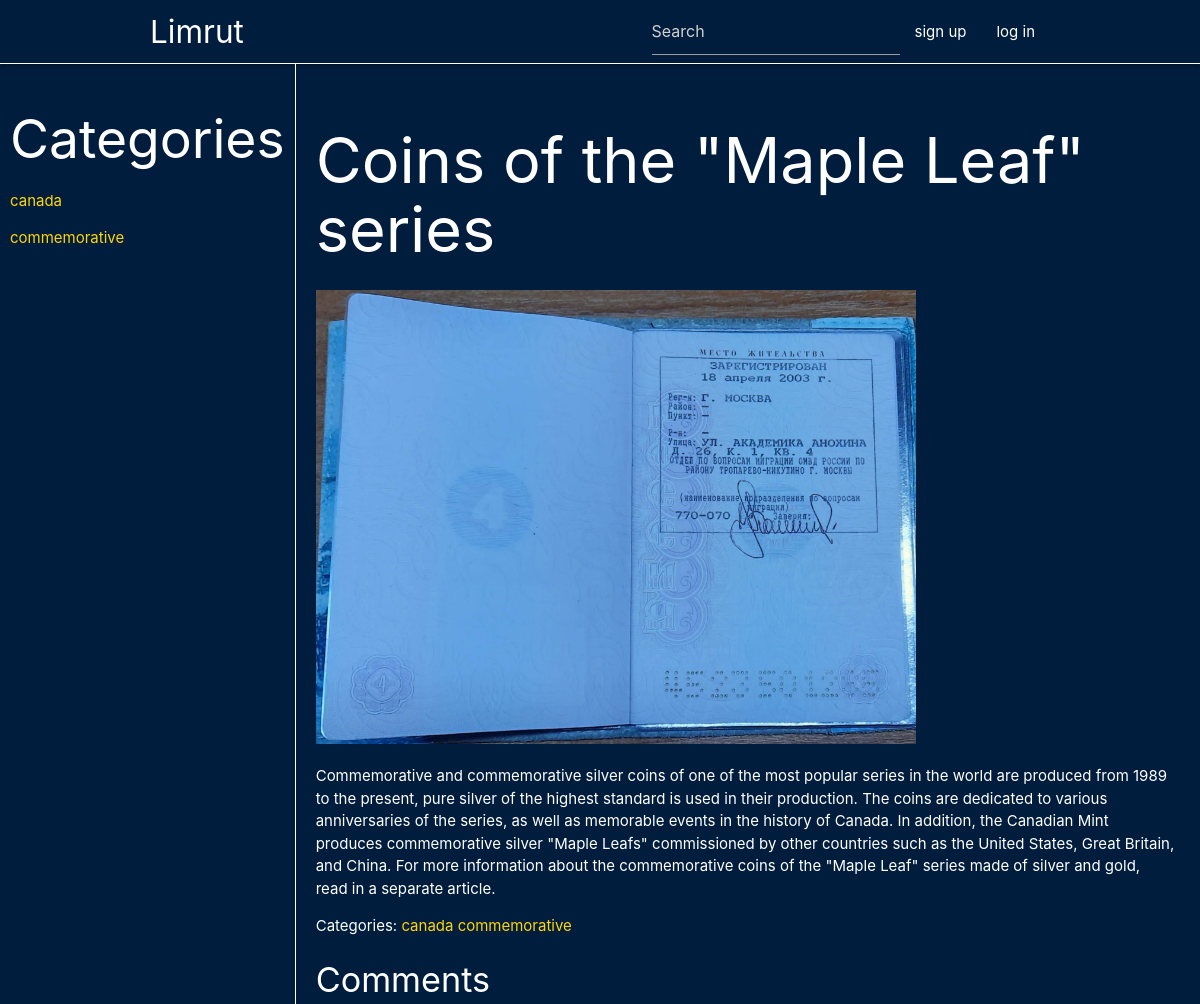
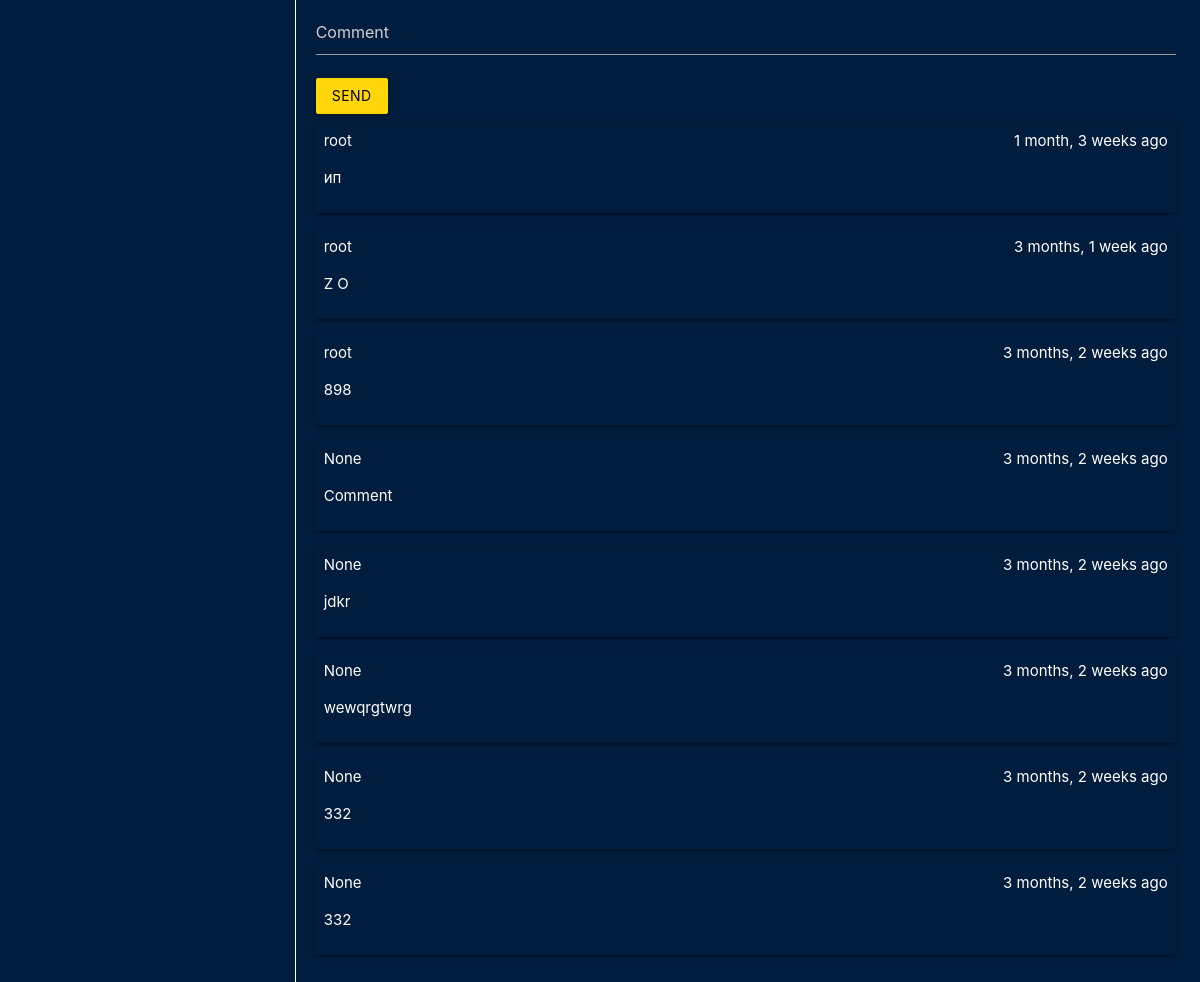
The page /article/coins-of-the-maple-leaf-series on the database its author committed (2 pictures, top to bottom).
### post/models.py (models this page shows, shortened)
class Category(models.Model):
    name = models.TextField()
    slug = models.SlugField(unique=True, db_index=True)
    def __str__(self):
        return self.name
    class Meta:
        verbose_name = 'Категория'
        verbose_name_plural = 'Категории'

class Article(models.Model):
    title = models.TextField()
    slug = models.SlugField(db_index=True)
    content = models.TextField()
    image = models.ImageField(upload_to='', blank=True, null=True)
    category = models.ManyToManyField('Category', blank=True, null=True)
    class Meta:
        verbose_name = 'Статья'
        verbose_name_plural = 'Статьи'

class Comment(models.Model):
    content = models.TextField()
    date = models.DateTimeField(auto_now_add=True)
    author = models.ForeignKey(User, on_delete=models.PROTECT, blank=True, null=True)
    article = models.ForeignKey(Article, on_delete=models.CASCADE)
    class Meta:
        verbose_name = 'Комент'
        verbose_name_plural = 'Коменты'

### post/views.py (the view, shortened to what this page needs)
# urls.py: path('article/<slug:slug>', ArticleDetail.as_view(), name = 'article'),
class ArticleDetail(View):
    def get(self, request, *args, **kwargs):
        view = ArticleDisplay.as_view()
        return view(request, *args, **kwargs)

### post/forms.py
class AddCommentForm(forms.ModelForm):
    class Meta:
        model = Comment
        fields = ['content']
        widgets = {
            'content': forms.TextInput(attrs={'class': 'input-field', 'placeholder': 'Comment'}),
        }
    def __init__(self, *args, **kwargs):
        self.request = kwargs.pop('request', None)
        super(AddCommentForm, self).__init__(*args, **kwargs)

class SearchForm(forms.Form):
    query = forms.CharField(widget=forms.TextInput(attrs={'class': 'input-field', 'placeholder': 'Search', 'id': 'input', 'list': 'res'}))

### post/utils.py (called while the page is built)
    def get_data(self, **kwargs):
        context = kwargs
        context['cats'] = Category.objects.annotate(article_count = Count('article')).order_by('-article_count')
        context['search_form'] = SearchForm()
        context['is_admin'] = self.request.user.is_superuser
        context['is_auth'] = self.request.user.is_authenticated
        context['user'] = self.request.user
        return context

### post/views.py (called while the page is built)
    def get_context_data(self, **kwargs):
        context = super().get_context_data(**kwargs)
        title = context['article'].title
        comment_list = Comment.objects.filter(article = context['article']).order_by('-date')
        category_list = context['article'].category.all()
        form = AddCommentForm()
        c_def = self.get_data(title = title, comment_list = comment_list, category_list = category_list, form = form)
        return c_def | context

### post/templates/post/article_detail.html (shortened to what this page needs)
{% extends 'post/base.html' %}
{% load static %}
{% block content %}
    <div class="article-body">
        <h1>{{ article.title }}</h1>
        <img src="{{ article.image }}" alt="">
        <p>{{ article.content }}</p>
        {% if category_list %}
        <p>Categories:
            {% for c in category_list %}
            <a href="{% url 'category' c %}">{{ c }}</a>
            {% endfor %}
        </p>
        {% endif %}
    </div>
    <div class="comment-form">
        <h4>Comments</h4>
        <form action="" method="post">
            {% for f in form %}
                <p>{{ f }}</p>
            {% endfor %}
            <button type="submit" class="btn waves-effect">Send</button>
        </form>
    </div>
    {% if comment_list %}
    <div id="comments">
        {% for c in comment_list %}
            <div class="card" id="c{{ c.pk }}">
                <div class="comment-header">
                    <span>{{ c.author }}</span>
                    <span>{{ c.date|timesince }} ago</span>
                </div>
                <p>{{ c.content }}</p>
            </div>
        {% endfor %}
    </div>
    {% endif %}
{% endblock %}

### post/templates/post/base.html (shortened to what this page needs)
{% load static %}
<!DOCTYPE html>
<html lang="en">
<head>
    <link rel="stylesheet" href="https://cdnjs.cloudflare.com/ajax/libs/materialize/1.0.0/css/materialize.min.css">
    <link rel="stylesheet" href="{% static 'post/css/style.css' %}">
</head>
<body>
    <nav>
        <div class="nav-wrapper">
          <a href="{% url 'home' %}" class="brand-logo">Limrut</a>
          <ul id="nav-mobile" class="right hide-on-med-and-down">
            <li>
              <form action="{% url 'search' %}">
                {% for f in search_form %}
                  {{ f }}
                {% endfor %}
              </form>
            </li>
            {% if is_auth %}
              <li>
                <a href="{% url 'profile' %}">{{ user }}</a>
              </li>
            {% else %}
              <li>
                <a href="{% url 'signup' %}">sign up</a>
              </li>
              <li>
                <a href="{% url 'login' %}">log in</a>
              </li>
            {% endif %}
          </ul>
        </div>
      </nav>
      <div class="main">
        <div class="tab">
          <h2>Categories</h2>
          {% for c in cats %}
            <p><a href="{% url 'category' c.slug %}">{{ c.name }}</a></p>
          {% endfor %}
        </div>
        <div class="content">
          {% block content %}
          {% endblock %}
        </div>
      </div>
</body>
</html>

### post/static/post/css/style.css (style rules this page uses)
body, nav, .pagination li a, input, textarea { background-color: #001d3d; color: #fff; }
nav { border-bottom: 1px solid #fff; }
a { color: #ffd60a; }
.content, .nav-wrapper { width: 75%; }
.nav-wrapper { margin: 0 auto; }
.content { padding: 20px; }
.main { display: flex; }
.tab { padding: 10px; border-right: 1px solid #fff; }
.comment-header { display: flex; justify-content: space-between; }
.card { padding: 8px; background-color: #001d3d; }
img { width: 50vw; margin-right: 16px; }
.btn, .pagination li.active, .pagination li.active a { background-color: #ffd60a; color: #000; }

### rows shown on the page
Category: name "canada"
Category: name "commemorative"
Article: title "Coins of the \"Maple Leaf\" series", image (picture), content "Commemorative and commemorative silver coins of one of the most popular series in the world are produced from 1989 to the present, pure silver of the highest standard is used in their production. The coins are dedicated to various anniversaries of the series, as well as memorable events in the history of Canada. In addition, the Canadian Mint produces commemorative silver \"Maple Leafs\" commissioned by other countries such as the United States, Great Britain, and China. For more information about the commemorative coins of the \"Maple Leaf\" series made of silver and gold, read in a separate article."
Comment: author "root", date "1 month, 3 weeks", content "ип"
Comment: author "root", date "3 months, 1 week", content "Z O"
Comment: author "root", date "3 months, 2 weeks", content "898"
Comment: author "None", date "3 months, 2 weeks", content "Comment"
Comment: author "None", date "3 months, 2 weeks", content "jdkr"
Comment: author "None", date "3 months, 2 weeks", content "wewqrgtwrg"
Comment: author "None", date "3 months, 2 weeks", content "332"
Comment: author "None", date "3 months, 2 weeks", content "332"
